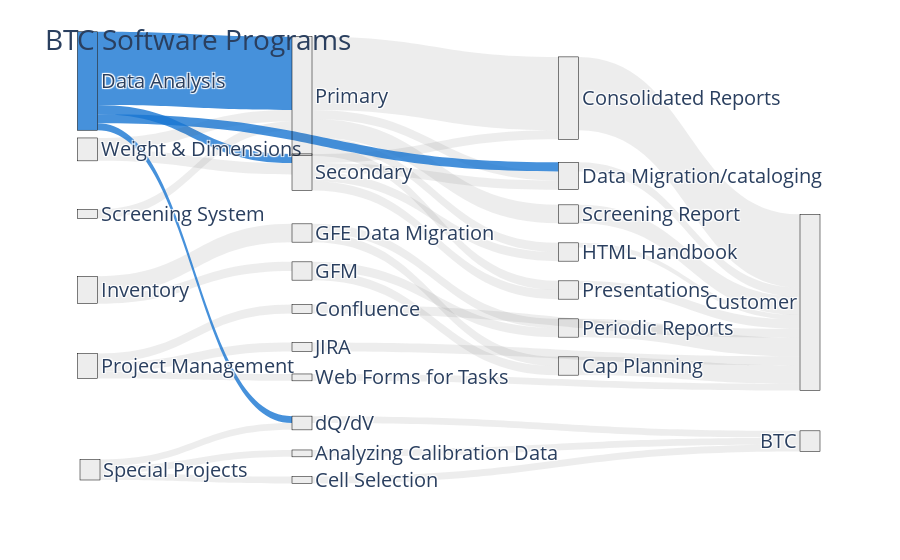

Notebook code cell kept with this figure:
### Code cell
import matplotlib.pyplot as plt
import plotly.graph_objects as go
import plotly.graph_objects as go
import plotly.express as px
plt.figure(figsize=(12, 16))
# Define the nodes and links
nodes = {
    "pad": 15,
    "thickness": 20,
    "line": dict(color="black", width=0.5),
    "label": [
        "Data Analysis",
        "Inventory",
        "Project Management",
        'Web Forms for Tasks',
        'Data Migration/cataloging',
        'Confluence',
        'Screening System',
        'Weight & Dimensions',
        'Primary',
        'Secondary',
        'GFE Data Migration',
        'JIRA',
        'Consolidated Reports',
        'HTML Handbook',
        'Presentations',
        'Periodic Reports',
        'Screening Report',
        'Customer',
        'Cap Planning',
        'GFM',
        'BTC',  # 20
        'Special Projects',
        'dQ/dV',
        'Analyzing Calibration Data',
        'Cell Selection',
    ],
    "color": [
        'rgba(24,  118, 210 , 0.80)',  # da
        'rgba(80, 80, 80, 0.1)',  # inv
        'rgba(80, 80, 80, 0.1)',  # Project M
        'rgba(80, 80, 80, 0.1)',  # Web task Forms
        'rgba(80, 80, 80, 0.1)',  # DM
        'rgba(80, 80, 80, 0.1)',  # Confluence
        'rgba(80, 80, 80, 0.1)',  # Screening
        'rgba(80, 80, 80, 0.1)',  # WD
        'rgba(80, 80, 80, 0.1)',  # PMDA
        'rgba(80, 80, 80, 0.1)',  # SDDA
        'rgba(80, 80, 80, 0.1)',  # GFE DAM
        'rgba(80, 80, 80, 0.1)',  # JIRA
        'rgba(80, 80, 80, 0.1)',  # consolidated reports
        'rgba(80, 80, 80, 0.1)',  # HTML
        'rgba(80, 80, 80, 0.1)',  # presentation
        'rgba(80, 80, 80, 0.1)',  # Periodic
        'rgba(80, 80, 80, 0.1)',  # screening report
        'rgba(80, 80, 80, 0.1)',  # customer
        'rgba(80, 80, 80, 0.1)',  # CAP Plan
        'rgba(80, 80, 80, 0.1)',  # GFM
        'rgba(80, 80, 80, 0.1)',  # BTC
        'rgba(80, 80, 80, 0.1)',  # Special Projects
        'rgba(80, 80, 80, 0.1)',  # dQ/dV
        'rgba(80, 80, 80, 0.1)',  # Analyzing calibration data
        'rgba(80, 80, 80, 0.1)',  # Cell Selection
    ]

}
links = {  # DA      Dap/das to deliverables  # D to PSC        #    Inventory     # Project Management     dm    screening                                                                       # Web task forms
    'source': [0, 0,  8,  8,  8, 9,   9,  9,   12, 13, 14,       1, 10, 15, 10, 18,     2, 2, 5, 11,         4,  6, 8, 16,      7, 7,  1,  19, 19,    8, 9, 0,  21, 21, 21, 22, 23, 24,      0,    2, 3],
    'target': [8, 9,  12, 13, 14, 12, 13, 14,   17, 17, 17,      10, 15, 17, 18, 17,    11, 5, 17, 17,       17, 8, 16, 17,      8, 9,  19,  15, 18,  4, 4, 4,  22, 23, 24, 20, 20, 20,      22,   3, 17],
    'value':  [3.2, 0.4, 3.2,  0.4,  0.4, 0.4,   0.4,  0.4, 3.2, 0.20,  0.4,      0.8,  0.4, 0.8, 0.4, 0.8,      0.4, 0.4,  0.4, 0.4,          0.4,  0.4,  0.8, 0.8,      0.5, 0.5,  0.4,   0.4, 0.4,     0.4, 0.4, 0.4,   0.3,  0.3,  0.3, 0.3,   0.3,  0.3,  0.3, 0.3, 0.3],
    # 'color': []
}

links['color'] = [
    "rgba(24,  118, 210 , 0.80)",  # DA to PDA
    "rgba(24,  118, 210 , 0.80)",  # Da to Sencodary
    'rgba(80, 80, 80, 0.1)',  # Primary to consolidated
    'rgba(80, 80, 80, 0.1)',  # PDA to HTML
    'rgba(80, 80, 80, 0.1)',  # PDA to presentation
    'rgba(80, 80, 80, 0.1)',  # SDA to consolidated
    'rgba(80, 80, 80, 0.1)',  # SDA to HTML
    'rgba(80, 80, 80, 0.1)',  # SDA to Presentation
    'rgba(80, 80, 80, 0.1)',  # Consolidated to PSC
    'rgba(80, 80, 80, 0.1)',  # HTML to PSC
    'rgba(80, 80, 80, 0.1)',  # Presentation to PSC
    'rgba(80, 80, 80, 0.1)',  # Inventory to GFE
    'rgba(80, 80, 80, 0.1)',  # GFE DM to Monthly
    'rgba(80, 80, 80, 0.1)',  # Monthly to PSC
    'rgba(80, 80, 80, 0.1)',  # GFE DM to CAP P
    'rgba(80, 80, 80, 0.1)',  # Cap P to PSC
    'rgba(80, 80, 80, 0.1)',  # PM to Jira
    'rgba(80, 80, 80, 0.1)',  # PM to Jira
    'rgba(80, 80, 80, 0.1)',  # confluence to PSC
    'rgba(80, 80, 80, 0.1)',  # JIRA to PSC
    'rgba(80, 80, 80, 0.1)',  # data migration to PSC
    'rgba(80, 80, 80, 0.1)',  # Screening to PDA
    'rgba(80, 80, 80, 0.1)',  # PDA to Screening report
    'rgba(80, 80, 80, 0.1)',  # Screening report to PSC
    'rgba(80, 80, 80, 0.1)',  # W&D to PDA
    'rgba(80, 80, 80, 0.1)',  # W&D to SDA
    'rgba(80, 80, 80, 0.1)',  # inventory to GFM
    'rgba(80, 80, 80, 0.1)',  # GFM to Monthly
    'rgba(80, 80, 80, 0.1)',  # GFM to CAP Planning
    'rgba(80, 80, 80, 0.1)',  # primary to data migration
    'rgba(80, 80, 80, 0.1)',  # secondary to data migration
    'rgba(24,  118, 210 , 0.80)',  # DA to data migration
    'rgba(80, 80, 80, 0.1)',  # SPP to cell selection
    'rgba(80, 80, 80, 0.1)',  # SPP to cell Analyzing calibration Data
    'rgba(80, 80, 80, 0.1)',  # SPP to cell Analyzing cell selection
    'rgba(80, 80, 80, 0.1)',  # dq/dv to BTC
    'rgba(80, 80, 80, 0.1)',  # ACB to BTC
    'rgba(80, 80, 80, 0.1)',  # Cell select to BTC
    'rgba(24,  118, 210 , 0.80)',  # Data analysis to dQ/dV
    'rgba(80, 80, 80, 0.1)',  # project management to web task forms
    'rgba(80, 80, 80, 0.1)',  # web task forms to PSC
]
# Define node positions (x and y coordinates)
node_positions = {
    "Data Analysis": (0.01, -0.05),
    "Inventory": (0.01, 0.50),
    "Project Management": (0.01, 0.70),
    "Data Migration/cataloging": (0.66, 0.2),
    "Web Forms for Tasks": (0.30, 0.73),
    "Screening System": (0.01, 0.30),
    "Confluence": (0.30, 0.55),
    "Weight & Dimensions": (0.01, 0.13),
    "Secondary": (0.30, 0.19),
    "Primary": (0.30, -0.01),
    "GFE Data Migration": (0.30, 0.35),
    "JIRA": (0.30, 0.65),
    "Consolidated Reports": (0.66, -0.005),
    "HTML Handbook": (0.66, 0.40),
    "Presentations": (0.66, 0.50),
    "Periodic Reports": (0.66, 0.60),
    "Screening Report": (0.66, 0.30),
    "Customer": (0.0, 0.0),
    "Cap Planning": (0.66, 0.70),
    "GFM": (0.30, 0.45),
    "BTC": (0.0, 0.0),
    "Special Projects": (0.0, 0.0),
    "dQ/dV": (0.30, 0.85),
    "Analyzing Calibration Data": (0.30, 0.93),
    "Cell Selection": (0.30, 1.0),
}

# Create a list of x and y coordinates for nodes
node_x = [node_positions[label][0] for label in nodes["label"]]
node_y = [node_positions[label][1] for label in nodes["label"]]

# Update the nodes dictionary with x and y coordinates
nodes["x"] = node_x
nodes["y"] = node_y
fig = go.Figure(go.Sankey(
    node=nodes,
    link=links
))
# MCSR
# Update layout and display the diagram
# Make GFE and GFM its ownn line
# add web based task forms
# add percentage from 0 to 9 depending on the amount of effort that we are putting into the project
# build a story with the lines
# Have colors

fig.update_layout(title_text="BTC Software Programs", font_size=20)
fig.show()
fig.write_image('images/fig1.png', width=1100, height=450)

### Figure 1 — Plotly figure (JSON) as saved in the notebook; plotly's stock layout.template omitted (floating-point values rounded to 4 significant figures)
{"data": [{"link": {"color": ["rgba(24,  118, 210 , 0.80)", "rgba(24,  118, 210 , 0.80)", "rgba(80, 80, 80, 0.1)", "rgba(80, 80, 80, 0.1)", "rgba(80, 80, 80, 0.1)", "rgba(80, 80, 80, 0.1)", "rgba(80, 80, 80, 0.1)", "rgba(80, 80, 80, 0.1)", "rgba(80, 80, 80, 0.1)", "rgba(80, 80, 80, 0.1)", "rgba(80, 80, 80, 0.1)", "rgba(80, 80, 80, 0.1)", "rgba(80, 80, 80, 0.1)", "rgba(80, 80, 80, 0.1)", "rgba(80, 80, 80, 0.1)", "rgba(80, 80, 80, 0.1)", "rgba(80, 80, 80, 0.1)", "rgba(80, 80, 80, 0.1)", "rgba(80, 80, 80, 0.1)", "rgba(80, 80, 80, 0.1)", "rgba(80, 80, 80, 0.1)", "rgba(80, 80, 80, 0.1)", "rgba(80, 80, 80, 0.1)", "rgba(80, 80, 80, 0.1)", "rgba(80, 80, 80, 0.1)", "rgba(80, 80, 80, 0.1)", "rgba(80, 80, 80, 0.1)", "rgba(80, 80, 80, 0.1)", "rgba(80, 80, 80, 0.1)", "rgba(80, 80, 80, 0.1)", "rgba(80, 80, 80, 0.1)", "rgba(24,  118, 210 , 0.80)", "rgba(80, 80, 80, 0.1)", "rgba(80, 80, 80, 0.1)", "rgba(80, 80, 80, 0.1)", "rgba(80, 80, 80, 0.1)", "rgba(80, 80, 80, 0.1)", "rgba(80, 80, 80, 0.1)", "rgba(24,  118, 210 , 0.80)", "rgba(80, 80, 80, 0.1)", "rgba(80, 80, 80, 0.1)"], "source": [0, 0, 8, 8, 8, 9, 9, 9, 12, 13, 14, 1, 10, 15, 10, 18, 2, 2, 5, 11, 4, 6, 8, 16, 7, 7, 1, 19, 19, 8, 9, 0, 21, 21, 21, 22, 23, 24, 0, 2, 3], "target": [8, 9, 12, 13, 14, 12, 13, 14, 17, 17, 17, 10, 15, 17, 18, 17, 11, 5, 17, 17, 17, 8, 16, 17, 8, 9, 19, 15, 18, 4, 4, 4, 22, 23, 24, 20, 20, 20, 22, 3, 17], "value": [3.2, 0.4, 3.2, 0.4, 0.4, 0.4, 0.4, 0.4, 3.2, 0.2, 0.4, 0.8, 0.4, 0.8, 0.4, 0.8, 0.4, 0.4, 0.4, 0.4, 0.4, 0.4, 0.8, 0.8, 0.5, 0.5, 0.4, 0.4, 0.4, 0.4, 0.4, 0.4, 0.3, 0.3, 0.3, 0.3, 0.3, 0.3, 0.3, 0.3, 0.3]}, "node": {"color": ["rgba(24,  118, 210 , 0.80)", "rgba(80, 80, 80, 0.1)", "rgba(80, 80, 80, 0.1)", "rgba(80, 80, 80, 0.1)", "rgba(80, 80, 80, 0.1)", "rgba(80, 80, 80, 0.1)", "rgba(80, 80, 80, 0.1)", "rgba(80, 80, 80, 0.1)", "rgba(80, 80, 80, 0.1)", "rgba(80, 80, 80, 0.1)", "rgba(80, 80, 80, 0.1)", "rgba(80, 80, 80, 0.1)", "rgba(80, 80, 80, 0.1)", "rgba(80, 80, 80, 0.1)", "rgba(80, 80, 80, 0.1)", "rgba(80, 80, 80, 0.1)", "rgba(80, 80, 80, 0.1)", "rgba(80, 80, 80, 0.1)", "rgba(80, 80, 80, 0.1)", "rgba(80, 80, 80, 0.1)", "rgba(80, 80, 80, 0.1)", "rgba(80, 80, 80, 0.1)", "rgba(80, 80, 80, 0.1)", "rgba(80, 80, 80, 0.1)", "rgba(80, 80, 80, 0.1)"], "label": ["Data Analysis", "Inventory", "Project Management", "Web Forms for Tasks", "Data Migration/cataloging", "Confluence", "Screening System", "Weight & Dimensions", "Primary", "Secondary", "GFE Data Migration", "JIRA", "Consolidated Reports", "HTML Handbook", "Presentations", "Periodic Reports", "Screening Report", "Customer", "Cap Planning", "GFM", "BTC", "Special Projects", "dQ/dV", "Analyzing Calibration Data", "Cell Selection"], "line": {"color": "black", "width": 0.5}, "pad": 15, "thickness": 20, "x": [0.01, 0.01, 0.01, 0.3, 0.66, 0.3, 0.01, 0.01, 0.3, 0.3, 0.3, 0.3, 0.66, 0.66, 0.66, 0.66, 0.66, 0, 0.66, 0.3, 0, 0, 0.3, 0.3, 0.3], "y": [-0.05, 0.5, 0.7, 0.73, 0.2, 0.55, 0.3, 0.13, -0.01, 0.19, 0.35, 0.65, -0.005, 0.4, 0.5, 0.6, 0.3, 0, 0.7, 0.45, 0, 0, 0.85, 0.93, 1]}, "type": "sankey"}], "layout": {"font": {"size": 20}, "title": {"text": "BTC Software Programs"}}}
